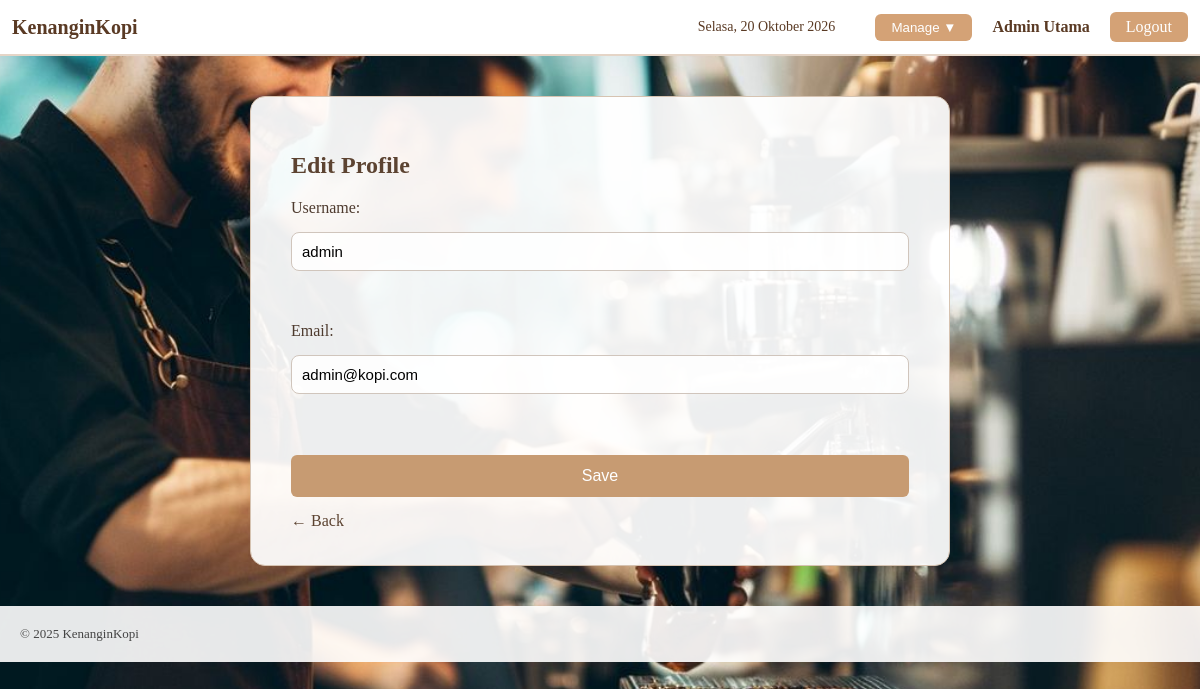
The page /profile_edit.php (signed in) on the database its author committed.
### tables this page shows
CREATE TABLE Users (
    user_id INT AUTO_INCREMENT PRIMARY KEY,
    full_name VARCHAR(100) NOT NULL,
    username VARCHAR(50) NOT NULL UNIQUE,
    email VARCHAR(100) NOT NULL UNIQUE,
    password VARCHAR(255) NOT NULL,
    role ENUM('Admin', 'User','guest') NOT NULL DEFAULT 'User'
);

### profile_edit.php (the view, shortened to what this page needs)
<?php
require "db.php";
$user_id = $_SESSION['user']['user_id'];
$errors = [];
$stmt = $conn->prepare("SELECT full_name, username, email FROM Users WHERE user_id = ?");
$stmt->bind_param("i", $user_id);
$stmt->execute();
$userData = $stmt->get_result()->fetch_assoc();
$currentUsername = $userData['username'];
$currentEmail = $userData['email'];
?>
<!DOCTYPE html>
<html lang="en">
<head>
<link rel="stylesheet" href="style.css">
</head>
<body>
<?php include "navbar.php"; ?>
<div class="profile-card">
    <h2>Edit Profile</h2>
    <form method="POST" class="edit-form">
        <label>Username:</label>
        <input type="text" name="username" value="<?= htmlspecialchars($currentUsername) ?>">
        <div class="error"><?= $errors['username'] ?? '' ?></div>
        <label>Email:</label>
        <input type="text" name="email" value="<?= htmlspecialchars($currentEmail) ?>">
        <div class="error"><?= $errors['email'] ?? '' ?></div>
        <button type="submit" class="btn-profile">Save</button>
    </form>
    <a href="profile.php" class="back-link">← Back</a>
</div>
<footer>© 2025 KenanginKopi</footer>
</body>
</html>

### navbar.php (shortened to what this page needs)
<?php
$user = $_SESSION['user'] ?? null;
$role = $user['role'] ?? 'Guest';
$username = $user['full_name'] ?? null;
?>
<nav class="navbar-top">
    <a href="home.php" class="navbar-title">KenanginKopi</a>
    <div class="navbar-navigation">
        <div class="current-date"></div>
        <?php if ($role === 'Guest'): ?>
            <a href="login.php" class="btn-login">Login</a>
        <?php elseif ($role === 'Admin'): ?>
            <div class="dropdown">
                <button class="dropbtn">Manage ▼</button>
            </div>
            <a href="profile.php" class="username"><?= htmlspecialchars($username) ?></a>
            <a href="logout.php" class="btn-logout">Logout</a>
        <?php elseif ($role === 'User'): ?>
            <a href="profile.php" class="username"><?= htmlspecialchars($username) ?></a>
            <a href="logout.php" class="btn-logout">Logout</a>
        <?php endif; ?>
    </div>
</nav>

### style.css (style rules this page uses)
html, body { width: 100%; margin: 0; padding: 0; font-family: "Poppins", sans-serif; background-image: url('./kopi\ 2.jpg'); background-size: cover; background-position: center; background-attachment: fixed; }
.navbar-top { width: 100%; background-color: #ffffff; padding: 12px; display: flex; justify-content: space-between; align-items: center; border-bottom: 2px solid #e5d5c7; font-family: 'Georgia', serif; }
.navbar-title { font-size: 20px; font-weight: bold; color: #5a3a24; text-decoration: none; }
.navbar-navigation { display: flex; align-items: center; gap: 20px; }
.current-date { color: #5a3a24; font-size: 14px; margin-right: 20px; }
.btn-login, .btn-logout { background-color: #d4a276; color: white; padding: 6px 16px; border-radius: 6px; text-decoration: none; }
.username { color: #5a3a24; font-weight: bold; text-decoration: none; }
.dropdown { position: relative; }
.dropbtn { background-color: #d4a276; color: white; padding: 6px 16px; border: none; border-radius: 6px; cursor: pointer; }
.error { color: rgb(200, 30, 30); font-size: 14px; min-height: 16px; }
footer { margin-top: 40px; display: flex; text-align: center; padding: 20px; color: #444; font-size: 13px; background-color: rgba(255, 255, 255, 0.9); }
.profile-card { background: rgba(255, 255, 255, 0.92); padding: 30px 40px; width: 700px; margin: 40px auto; border-radius: 15px; border: 1px solid #d9c4b1; }
.profile-card h2 { margin-bottom: 25px; font-size: 28px; color: #5c4331; text-align: left; }
.btn-profile { display: block; width: 100%; padding: 12px; margin-top: 10px; background: #c79b72; border: none; color: white; font-size: 17px; border-radius: 6px; cursor: pointer; text-align: center; text-decoration: none; }
.back-link { margin-top: 15px; display: inline-block; color: #5b4636; text-decoration: none; }
.edit-form { display: flex; flex-direction: column; gap: 15px; }
.edit-form label { font-size: 16px; color: #4e3b2f; }
.edit-form input { padding: 10px; width: 100%; border-radius: 8px; border: 1px solid #d0c5bc; background: rgba(255, 255, 255, 0.9); font-size: 15px; }
.error { color: #cc3b3b; font-size: 14px; margin-top: -8px; }
.profile-card { background: rgba(255, 255, 255, 0.93); padding: 35px 40px; width: 700px; margin: 40px auto; border-radius: 15px; border: 1px solid #d6c3b1; }
.profile-card h2 { margin-bottom: 20px; font-size: 24px; color: #5c4331; }
.btn-profile { width: 100%; padding: 12px; border: none; background: #c79b72; color: white; font-size: 16px; border-radius: 6px; cursor: pointer; }
.back-link { margin-top: 15px; display: inline-block; text-decoration: none; color: #5c4331; }
* { box-sizing: border-box; }
body { margin: 0; font-family: "Georgia", "Times New Roman", serif; background-image: url('assets/bg-coffee.jpg'); background-size: cover; background-position: center; color: #3f2f24; -webkit-font-smoothing: antialiased; -moz-osx-font-smoothing: grayscale; }
body { margin: 0; font-family: Cambria, serif; background-image: url('bg_coffee.jpg'); background-size: cover; background-attachment: fixed; }
.error { color: red; font-size: 13px; margin-top: -5px; margin-bottom: 10px; }

### rows shown on the page
users: full_name "Admin Utama", username "admin", email "admin@kopi.com"
